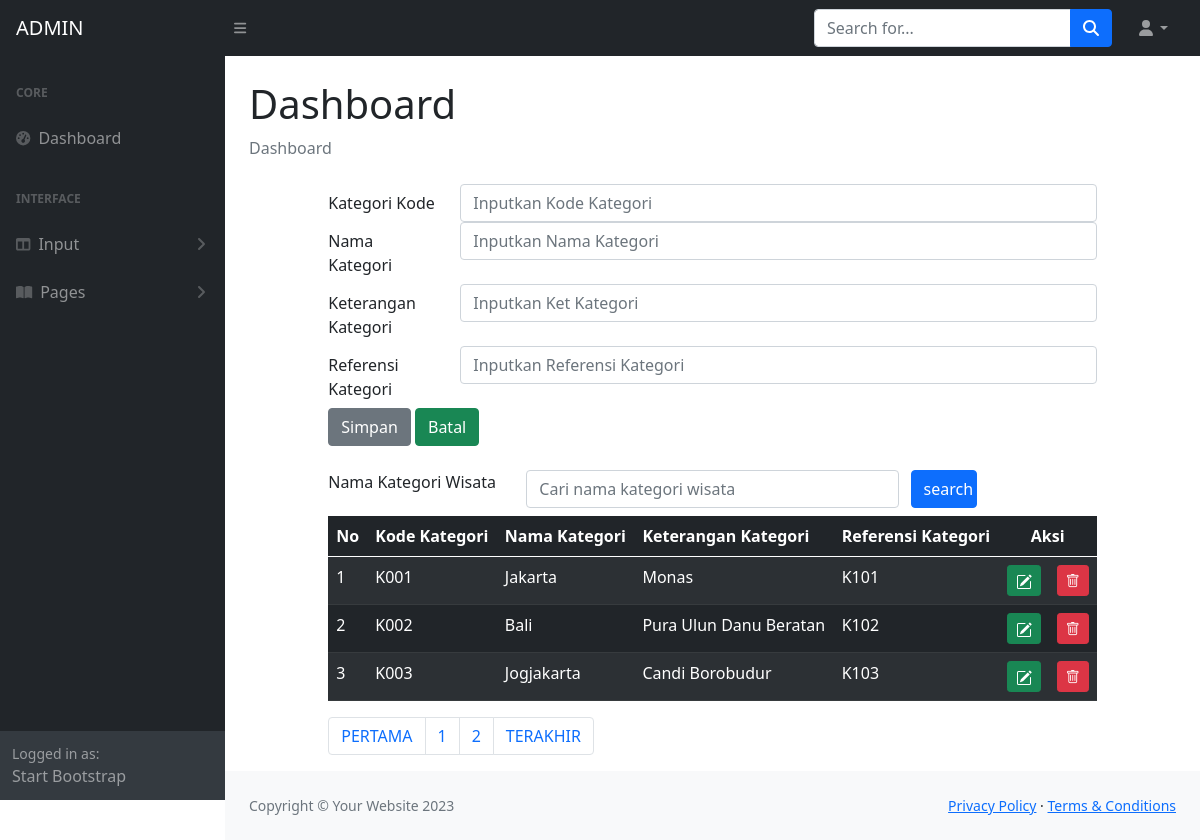
The app's page /WEBDEV2324-A/ADMIN/dashboardkategori.php with its own data.
### tables this page shows
CREATE TABLE `kategoriwisata` (
  `kategoriKODE` char(4) NOT NULL,
  `kategoriNAMA` char(25) NOT NULL,
  `kategoriKET` text NOT NULL,
  `kategoriREFERENCE` char(4) NOT NULL
);

### WEBDEV2324-A/ADMIN/dashboardkategori.php (the view, shortened to what this page needs)
<!DOCTYPE html>
<html>
<?php include "INCLUDE/head.php"?>
<body class="sb-nav-fixed">
    <?php include "INCLUDE/menunav.php"?>
    <div id="layoutSidenav">
        <?php include "INCLUDE/menu.php"?>
        <div id="layoutSidenav_content">
            <main>
                <div class="container-fluid px-4">
                    <h1 class="mt-4">Dashboard</h1>
                    <ol class="breadcrumb mb-4">
                        <li class="breadcrumb-item active">Dashboard</li>
                    </ol>
<?php
  include "include/config.php";
?>
<head>
    <link rel="stylesheet" type="text/css" href="css/bootstrap.min.css">
    <link rel="stylesheet" type="text/css" href="https://cdnjs.cloudflare.com/ajax/libs/select2/4.0.13/css/select2.min.css">
    <link rel="stylesheet" href="https://cdn.jsdelivr.net/npm/bootstrap-icons@1.10.2/font/bootstrap-icons.css">
</head>
<body>
<div class="row">
    <div class="col-sm-1"></div>
    <div class="col-sm-10">
        <form method="POST">
            <div class="form-group row">
    <label for="kategorikode" class="col-sm-2 col-form-label">Kategori Kode</label>
    <div class="col-sm-10">
      <input type="text" class="form-control" id="kategorikode" name="inputKategoriKode" placeholder="Inputkan Kode Kategori">
    </div>
  </div>
  <div class="form-group row">
    <label for="kategorinama" class="col-sm-2 col-form-label">Nama Kategori</label>
    <div class="col-sm-10">
      <input type="text" class="form-control" id="kategorinama" name="inputKategoriNama" placeholder="Inputkan Nama Kategori">
    </div>
  </div>
  <div class="form-group row">
    <label for="kategoriket" class="col-sm-2 col-form-label">Keterangan Kategori</label>
    <div class="col-sm-10">
      <input type="text" class="form-control" id="kategoriket" name="inputKategoriKet" placeholder="Inputkan Ket Kategori">
    </div>
  </div>
  <div class="form-group row">
    <label for="kategoriref" class="col-sm-2 col-form-label">Referensi Kategori</label>
    <div class="col-sm-10">
      <input type="text" class="form-control" id="kategoriref" name="inputKategoriRef" placeholder="Inputkan Referensi Kategori">
    </div>
  </div>
    <button type="submit" class="btn btn-secondary" value="Simpan" name="Simpan">Simpan</button>
    <button type="reset" class="btn btn-success">Batal</button>
</form>
<br>
        <form method="POST">
      <div class="form-group row mb-2">
        <label for="search" class="col-sm-3">Nama Kategori Wisata</label>
        <div class="col-sm-6">
          <input type="text" name="search" class="form-control" id="search" value="<?php if(isset($_POST["search"])) {echo $_POST ["search"];} ?>" placeholder="Cari nama kategori wisata">
        </div>
        <input type="submit" name="kirim" class="col-sm-1 btn btn-primary" value="search">
      </div>
    </form>
<table class="table table-dark table-striped">
  <thead>
    <tr>
      <th scope="col">No</th>
      <th scope="col">Kode Kategori</th>
      <th scope="col">Nama Kategori</th>
      <th scope="col">Keterangan Kategori</th>
      <th scope="col">Referensi Kategori</th>
      <th colspan="2" style="text-align: center">Aksi</th>
    </tr>
  </thead>
  <tbody>
  <?php
    $jumlahtampilan = 3;
    $halaman = (isset($_GET['page']))? $_GET['page'] : 1;
    $mulaitampilan = ($halaman - 1) * $jumlahtampilan;
    if(isset ($_POST["kirim"]))
    {
        $search = $_POST["search"];
        $query = mysqli_query($connection, "select kategoriwisata.*
            from kategoriwisata
            where kategoriNAMA like '%".$search."%' limit $mulaitampilan, $jumlahtampilan");
    } else
        {
            $query = mysqli_query($connection,"select kategoriwisata.* from kategoriwisata limit $mulaitampilan, $jumlahtampilan");
        }
    $nomor = 1;
    while($row = mysqli_fetch_array($query))
    {
  ?>
    <tr>
      <td><?php echo $mulaitampilan + $nomor; ?></td>
      <td><?php echo $row['kategoriKODE']; ?></td>
      <td><?php echo $row['kategoriNAMA']; ?></td>
      <td><?php echo $row['kategoriKET']; ?></td>
      <td><?php echo $row['kategoriREFERENCE']; ?></td>
      <td width="5px">
        <a href="kategoriedit.php?ubah=<?php echo $row["kategoriKODE"]?>" class="btn btn-success btn-sm" title="EDIT"/>
            </td>
            <td width="5px">
                <a href="kategorihapus.php?hapus=<?php echo $row["kategoriKODE"]?>" class="btn btn-danger btn-sm" title="HAPUS">
                <i class="bi bi-trash"></i>
            </td>
    </tr>
    <?php $nomor = $nomor + 1; ?>
  <?php } ?>
  </tbody>
</table>
<?php
    $query = mysqli_query($connection, "SELECT * FROM kategoriwisata");
    $jumlahrecord = mysqli_num_rows($query);
    $jumlahpage = ceil($jumlahrecord/$jumlahtampilan);
    ?>
    <nav aria-label="Page navigation example">
        <ul class="pagination">
            <li class="page-item"><a class="page-link" href="?page=<?php $nomorhal=1; echo $nomorhal?>">PERTAMA</a></li>
            <?php for($nomorhal=1; $nomorhal<=$jumlahpage; $nomorhal++)
            { ?>
            <li class="page-item">
                <?php
                if($nomorhal!=$halaman)
                { ?>
                <a class="page-link" href="?page=<?php echo $nomorhal?>"><?php echo $nomorhal?></a>
                <?php }
                else { ?>
                <a class="page-link" href="?page=<?php echo $nomorhal?>"><?php echo $nomorhal?></a>
                <?php } ?>
            </li>
            <?php } ?>
            <li class="page-item"><a class="page-link" href="?page=<?php echo $nomorhal-1?>">TERAKHIR</a></li>
        </ul>
    </nav>
</div>
</div>
</body>
                    </div>
                </main>
                <?php include "INCLUDE/footer.php"?>
            </div>
        </div>
    </body>
</html>

### records on screen
kategoriwisata: kategoriKODE "K001", kategoriNAMA "Jakarta", kategoriKET "Monas", kategoriREFERENCE "K101"
kategoriwisata: nomor "2", kategoriKODE "K002", kategoriNAMA "Bali", kategoriKET "Pura Ulun Danu Beratan", kategoriREFERENCE "K102"
kategoriwisata: nomor "3", kategoriKODE "K003", kategoriNAMA "Jogjakarta", kategoriKET "Candi Borobudur", kategoriREFERENCE "K103"
